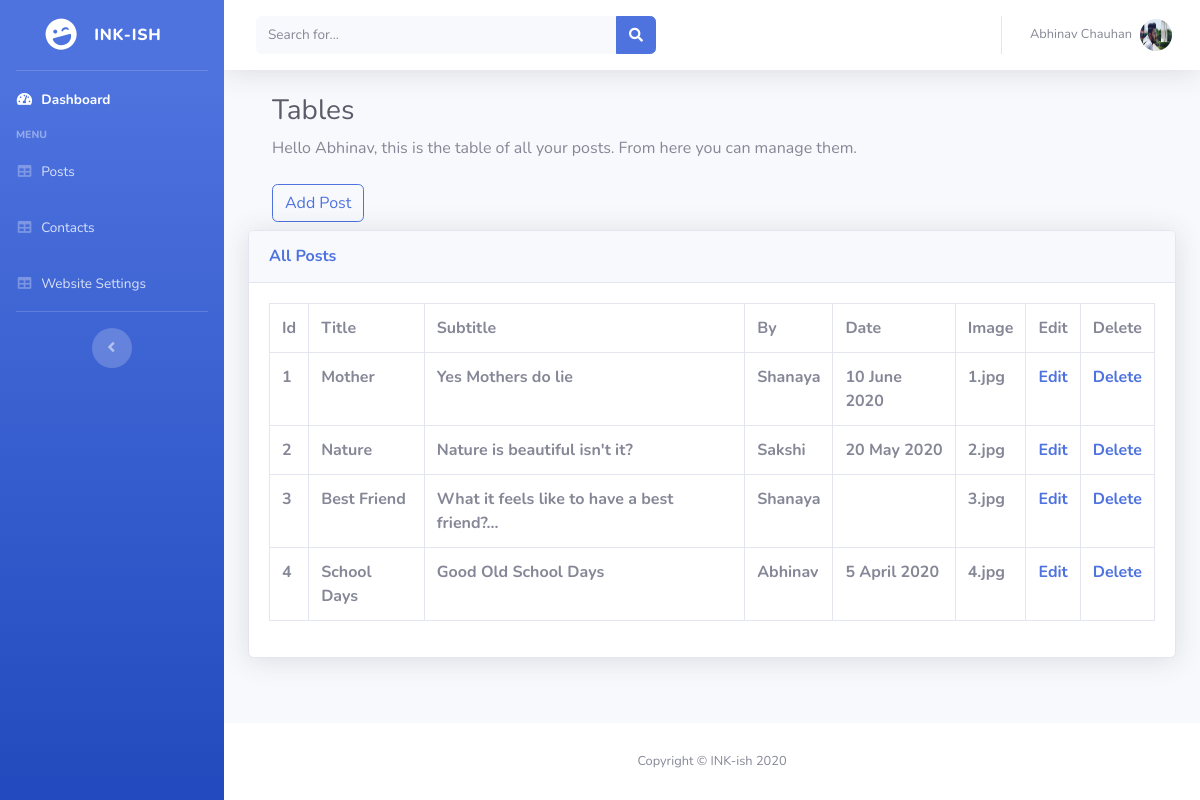
The app's page /manageposts (signed in) with its own data.
### tables this page shows
CREATE TABLE `post` (`Id` INTEGER PRIMARY KEY AUTOINCREMENT NOT NULL,
`title` TEXT NOT NULL,
`subhead` TEXT NOT NULL,
`content` TEXT NOT NULL,
`by` TEXT NOT NULL,
`date` TEXT NOT NULL,
`image` TEXT NOT NULL);

### cleanblog.py (the view)
@app.route('/manageposts')
def manageposts():
	if 'username' in session:
		conn=sqlite3.connect('cleanblog.db')
		temp=conn.execute("select * from post")
		conn.commit()
		return render_template('managepost.html',data=temp)
	else:
		return render_template('login.html')

### templates/managepost.html (shortened to what this page needs)
<!DOCTYPE html>
<html lang="en">
<head>
  <link href="{{ url_for('static', filename='vendor/fontawesome-free/css/all.min.css') }}" rel="stylesheet" type="text/css">
  <link href="{{ url_for('static', filename='css/sb-admin-2.min.css') }}" rel="stylesheet">
</head>
<body id="page-top">
  <div id="wrapper">
    <ul class="navbar-nav bg-gradient-primary sidebar sidebar-dark accordion" id="accordionSidebar">
      <a class="sidebar-brand d-flex align-items-center justify-content-center" href="">
        <div class="sidebar-brand-icon rotate-n-15">
          <i class="fas fa-laugh-wink"></i>
        </div>
        <div class="sidebar-brand-text mx-3">INK-ish</div>
      </a>
      <hr class="sidebar-divider my-0">
      <li class="nav-item active">
        <a class="nav-link" href="/dashbord"><i class="fas fa-fw fa-tachometer-alt"></i>
          <span>Dashboard</span></a>
      </li>
      <div class="sidebar-heading">
        Menu
      </div>
      <li class="nav-item">
        <a class="nav-link" href="/manageposts">
          <i class="fas fa-fw fa-table"></i>
          <span>Posts</span></a>
      </li>
      <li class="nav-item">
        <a class="nav-link" href="/managecontacts">
          <i class="fas fa-fw fa-table"></i>
          <span>Contacts</span></a>
      </li>
      <li class="nav-item">
        <a class="nav-link" href="/settings">
          <i class="fas fa-fw fa-table"></i>
          <span>Website Settings</span></a>
      </li>
      <hr class="sidebar-divider d-none d-md-block">
      <div class="text-center d-none d-md-inline">
        <button class="rounded-circle border-0" id="sidebarToggle"></button>
      </div>
    </ul>
    <div id="content-wrapper" class="d-flex flex-column">
      <div id="content">
        <nav class="navbar navbar-expand navbar-light bg-white topbar mb-4 static-top shadow">
          <form class="d-none d-sm-inline-block form-inline mr-auto ml-md-3 my-2 my-md-0 mw-100 navbar-search">
            <div class="input-group">
              <input type="text" class="form-control bg-light border-0 small" placeholder="Search for..." aria-label="Search" aria-describedby="basic-addon2">
              <div class="input-group-append">
                <button class="btn btn-primary" type="button">
                  <i class="fas fa-search fa-sm"></i>
                </button>
              </div>
            </div>
          </form>
          <ul class="navbar-nav ml-auto">
            <li class="nav-item dropdown no-arrow">
              <a class="nav-link dropdown-toggle" href="#" id="userDropdown" role="button" data-toggle="dropdown" aria-haspopup="true" aria-expanded="false">
                <span class="mr-2 d-none d-lg-inline text-gray-600 small">Abhinav Chauhan</span>
                <img class="img-profile rounded-circle" src="{{ url_for('static', filename='img/4.jpg') }}">
              </a>
            </li>
          </ul>
        </nav>
        <div class="container-fluid">
        <div class="container-fluid">
          <h1 class="h3 mb-2 text-gray-800">Tables</h1>
          <p class="mb-4">Hello Abhinav, this is the table of all your posts. From here you can manage them.</p>
<button type="button" class="btn btn-outline-primary" data-toggle="modal" data-target="#exampleModalCenter">
  Add Post
</button>
</div>
          <div class="card shadow mb-4">
            <div class="card-header py-3">
              <h6 class="m-0 font-weight-bold text-primary">All Posts</h6>
            </div>
            <div class="card-body">
              <div class="table-responsive">
                <table class="table table-bordered" id="dataTable" width="100%" cellspacing="0">
                    <tr>
                      <th>Id</th>
                      <th>Title</th>
                      <th>Subtitle</th>
                      <th>By</th>
                      <th>Date</th>
                      <th>Image</th>
                      <th>Edit</th>
                      <th>Delete</th>
                    </tr>
                    {% for row in data %}
                      <tr>
                      <th>{{row[0]}}</th>
                      <th>{{row[1]}}</th>
                      <th>{{row[2]}}</th>
                      <th>{{row[4]}}</th>
                      <th>{{row[5]}}</th>
                      <th>{{row[6]}}</th>
                      <th><a href="/editpost/{{row[0]}}">Edit</a></th>
                      <th><a href="/deletepost/{{row[0]}}">Delete</a></th>
                    </tr>
                   {% endfor %}
                </table>
              </div>
            </div>
          </div>
        </div>
      </div>
      <footer class="sticky-footer bg-white">
        <div class="container my-auto">
          <div class="copyright text-center my-auto">
            <span>Copyright &copy; INK-ish 2020</span>
          </div>
        </div>
      </footer>
    </div>
  </div>
</body>
</html>

### records on screen
post: Id "1", title "Mother", subhead "Yes Mothers do lie", by "Shanaya", date "10 June 2020", image "1.jpg"
post: Id "2", title "Nature", subhead "Nature is beautiful isn't it?", by "Sakshi", date "20 May 2020", image "2.jpg"
post: Id "3", title "Best Friend", subhead "What it feels like to have a best friend?...", by "Shanaya", image "3.jpg"
post: Id "4", title "School Days", subhead "Good Old School Days", by "Abhinav", date "5 April 2020", image "4.jpg"
